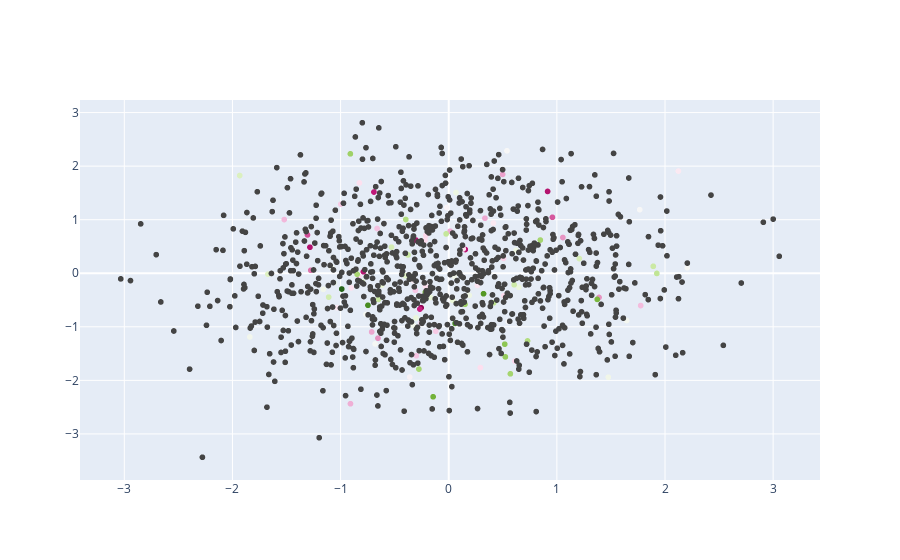

Write notebook code for a chart like this one.
### Code cell
fig = go.Figure(data=go.Scattergl(
                        x=np.random.randn(1000),
                        y=np.random.randn(1000),
                        mode='markers',
                        marker=dict(color=np.random.randn(100))
                        ))
fig

### Figure 1 — Plotly figure (JSON) as saved in the notebook; plotly's stock layout.template omitted (floating-point values rounded to 4 significant figures; data arrays with more than 128 entries replaced by an {"elided": "..."} marker saying what was removed)
{"data": [{"marker": {"color": [0.3969, 1.115, 0.6706, -0.4457, -2.445, 0.8739, 0.3355, 1.421, -1.929, -0.7741, -1.227, -1.254, 1.22, -0.6279, 0.09909, 0.466, -1.036, 2.119, 0.2027, -1.047, 0.1191, 1.679, -0.447, 0.02579, -0.452, 1.222, 0.4224, 0.0838, -1.211, -0.7074, -0.2557, 0.3074, -2.059, -0.8562, 2.127, 0.4929, -2.104, 1.555, 0.195, -2.156, 1.275, 1.591, 1.303, -0.2549, -0.532, -0.4316, -1.441, 0.7221, 0.8496, 0.8779, -0.8144, 0.2219, -2.086, 0.7466, 1.198, -0.4978, 0.242, 1.107, -0.03616, 1.986, -0.1548, -0.548, -0.4321, -0.9987, 0.5008, -2.121, 0.6322, -0.06585, -1.071, 0.1474, 0.9919, -1.663, -0.7079, 0.4071, -0.6705, 0.954, 0.3221, -0.3333, -0.1883, 2.554, 1.351, -0.5554, 0.83, 0.7791, -2.0, 0.04561, -0.742, -1.619, -0.9228, 0.635, -0.4933, -0.6737, 0.6058, 0.2217, -1.109, 1.222, 0.9151, 0.04517, 0.2376, -0.2574]}, "mode": "markers", "type": "scattergl", "x": {"elided": "1000 float values"}, "y": {"elided": "1000 float values"}}], "layout": {}}
